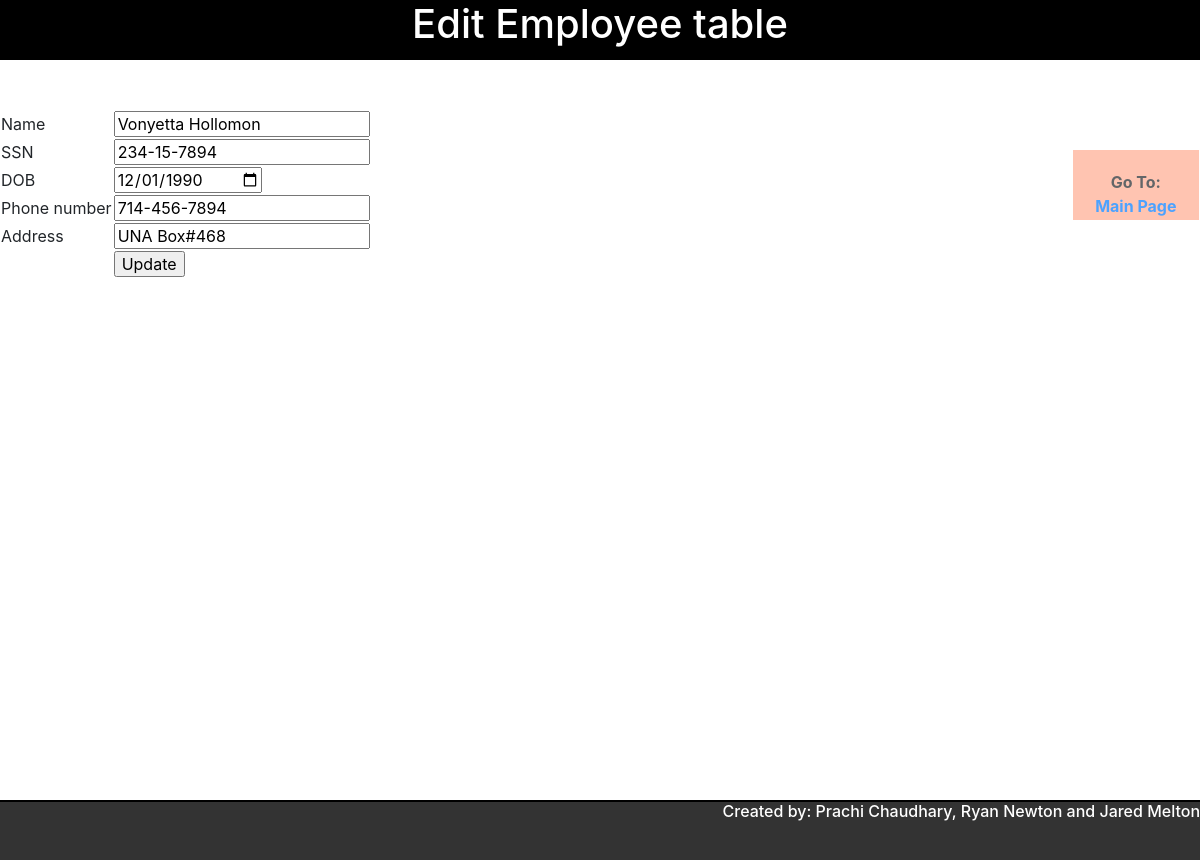
Page /Employee_table/edit.php?id=1 on the committed database.
### tables this page shows
CREATE TABLE `Employee` (
  `Employee_ID` int(11) NOT NULL AUTO_INCREMENT,
  `Name` varchar(20) DEFAULT NULL,
  `SSN` varchar(11) NOT NULL,
  `DOB` date NOT NULL,
  `Phone_Number` varchar(14) DEFAULT NULL,
  `Address` varchar(30) DEFAULT NULL,
  `Department_ID` int(11) DEFAULT NULL,
  PRIMARY KEY (`Employee_ID`),
  KEY `FK_DepartmentID` (`Department_ID`),
  CONSTRAINT `FK_DepartmentID` FOREIGN KEY (`Department_ID`) REFERENCES `Department` (`Department_ID`)
);

### Employee_table/edit.php (the view, shortened to what this page needs)
<?php
include_once("../config.php");
?>
<?php
$id = $_GET['id'];
$result = mysqli_query($mysqli, "SELECT * FROM Employee WHERE Employee_ID=$id");
while($res = mysqli_fetch_array($result))
{
	$name = $res['Name'];
	$SSN = $res['SSN'];
	$dob = $res['DOB'];
	$phone_number=$res['Phone_Number'];
	$address=$res['Address'];
}
?>
<html>
<head>
  <link rel='stylesheet' href='https://cdnjs.cloudflare.com/ajax/libs/twitter-bootstrap/4.1.3/css/bootstrap.min.css'>
      <link rel="stylesheet" href="edit.css">
</head>
<body>
	<div id="header">
		<h1>Edit Employee table</h1>
	</div>
	<div id="content">
		<div id="floating_div">
			  Go To:
			  <p id="design"><a href="../index.php">Main Page</a> </p>
			</div>
			<form name="form1" method="post" action="edit.php">
		<table border="0">
			<tr>
				<td>Name</td>
				<td><input type="text" name="Name" value="<?php echo $name;?>"></td>
			</tr>
			<tr>
				<td>SSN</td>
				<td><input type="text" name="SSN" value="<?php echo $SSN;?>"></td>
			</tr>
			<tr>
				<td>DOB</td>
				<td><input type="date" name="DOB" value="<?php echo $dob;?>"></td>
			</tr>
			<tr>
				<td>Phone number</td>
				<td><input type="text" name="Phone_Number" value="<?php echo $phone_number;?>"></td>
			</tr>
			<tr>
				<td>Address</td>
				<td><input type="text" name="Address" value="<?php echo $address;?>"></td>
			</tr>
			<tr>
				<td><input type="hidden" name="Employee_ID" value=<?php echo $_GET['id'];?>></td>
				<td><input type="submit" name="update" value="Update"></td>
			</tr>
		</table>
	</form>
	</div>
	<div id="footer">
		 <h6>Created by: Prachi Chaudhary, Ryan Newton and Jared Melton </h6>
	</div>
</body>
</html>

### Employee_table/edit.css (style rules this page uses)
body { width: 100%; margin: 0 auto; background-image: url(https://images.unsplash.com/photo-1529236183275-4fdcf2bc987e?ixlib=rb-1.2.1&q=85&fm=jpg&crop=entropy&cs=srgb&ixid=eyJhcHBfaWQiOjE0NTg5fQ); height:auto; }
#header { border-bottom:2px solid black; background-color:#000; color:white; height:60px; position:fixed; width:100%; }
h1 { text-align: center; }
#content { padding-top:110px; height: 800px; }
#floating_div { position:fixed; right:0.1%; background-color:#FFAB91; height:70px; width:126px; font-weight:bold; opacity:0.7; top:150px; text-align: center; padding-top: 20px; }
#footer { height:60px; border-top: 2px solid black; text-align: right; color:white; background-color:#333; }

### rows in the picture
employee: Name "Vonyetta Hollomon", SSN "234-15-7894", DOB "12/01/1990", Phone_Number "714-456-7894", Address "UNA Box#468"
